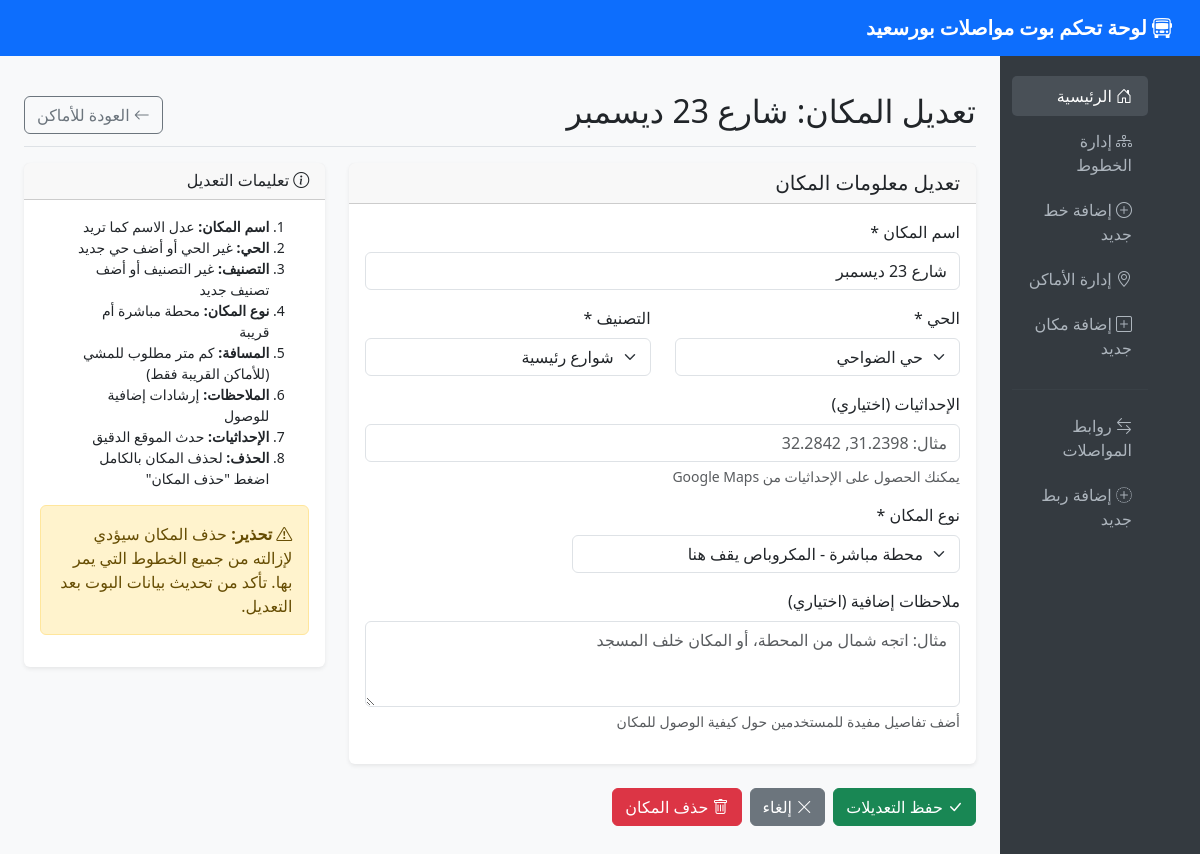
Page /locations/edit/2 on the committed database.
### admin_dashboard.py (models this page shows, shortened)
class Location(db.Model):
    id = db.Column(db.Integer, primary_key=True)
    name = db.Column(db.String(200), nullable=False)
    category = db.Column(db.String(100), nullable=False)
    neighborhood = db.Column(db.String(100), nullable=False)
    coordinates = db.Column(db.String(50), nullable=True)
    location_type = db.Column(db.String(50), nullable=False, default='direct')  # 'direct' أو 'nearby'
    walking_distance = db.Column(db.Integer, nullable=True, default=0)
    location_notes = db.Column(db.Text, nullable=True)
    created_at = db.Column(db.DateTime, default=datetime.utcnow)

### admin_dashboard.py (the view, shortened to what this page needs)
@app.route('/locations/edit/<int:location_id>', methods=['GET', 'POST'])
def edit_location(location_id):
    location = Location.query.get_or_404(location_id)
    neighborhoods = db.session.query(Location.neighborhood.distinct()).all()
    categories = db.session.query(Location.category.distinct()).all()
    return render_template('edit_location.html',
                         location=location,
                         neighborhoods=[n[0] for n in neighborhoods],
                         categories=[c[0] for c in categories])

### templates/edit_location.html (shortened to what this page needs)
{% extends "base.html" %}
{% block content %}
<div class="d-flex justify-content-between flex-wrap flex-md-nowrap align-items-center pt-3 pb-2 mb-3 border-bottom">
    <h1 class="h2">تعديل المكان: {{ location.name }}</h1>
    <a href="{{ url_for('locations_list') }}" class="btn btn-outline-secondary">
        <i class="bi bi-arrow-left"></i> العودة للأماكن
    </a>
</div>
<div class="row">
    <div class="col-lg-8">
        <form method="POST">
            <div class="card">
                <div class="card-header">
                    <h5 class="mb-0">تعديل معلومات المكان</h5>
                </div>
                <div class="card-body">
                    <div class="mb-3">
                        <label for="name" class="form-label">اسم المكان *</label>
                        <input type="text" class="form-control" id="name" name="name"
                               value="{{ location.name }}" required>
                    </div>
                    <div class="row">
                        <div class="col-md-6 mb-3">
                            <label for="neighborhood" class="form-label">الحي *</label>
                            <select class="form-select" id="neighborhood" name="neighborhood" required>
                                {% for neighborhood in neighborhoods %}
                                <option value="{{ neighborhood }}"
                                        {% if neighborhood == location.neighborhood %}selected{% endif %}>
                                    {{ neighborhood }}
                                </option>
                                {% endfor %}
                            </select>
                        </div>
                        <div class="col-md-6 mb-3">
                            <label for="category" class="form-label">التصنيف *</label>
                            <select class="form-select" id="category" name="category" required>
                                {% for category in categories %}
                                <option value="{{ category }}"
                                        {% if category == location.category %}selected{% endif %}>
                                    {{ category }}
                                </option>
                                {% endfor %}
                            </select>
                        </div>
                    </div>
                    <div class="mb-3">
                        <label for="coordinates" class="form-label">الإحداثيات (اختياري)</label>
                        <input type="text" class="form-control" id="coordinates" name="coordinates"
                               value="{{ location.coordinates or '' }}"
                               placeholder="مثال: 31.2398, 32.2842">
                        <div class="form-text">يمكنك الحصول على الإحداثيات من Google Maps</div>
                    </div>
                    <div class="row">
                        <div class="col-md-8 mb-3">
                            <label for="location_type" class="form-label">نوع المكان *</label>
                            <select class="form-select" id="location_type" name="location_type" required>
                                <option value="direct" {% if location.location_type == 'direct' %}selected{% endif %}>
                                    محطة مباشرة - المكروباص يقف هنا
                                </option>
                            </select>
                        </div>
                    </div>
                    <div class="mb-3">
                        <label for="location_notes" class="form-label">ملاحظات إضافية (اختياري)</label>
                        <textarea class="form-control" id="location_notes" name="location_notes" rows="3"
                                  placeholder="مثال: اتجه شمال من المحطة، أو المكان خلف المسجد">{{ location.location_notes or '' }}</textarea>
                        <div class="form-text">أضف تفاصيل مفيدة للمستخدمين حول كيفية الوصول للمكان</div>
                    </div>
                </div>
            </div>
            <div class="mt-4 d-flex gap-2">
                <button type="submit" class="btn btn-success">
                    <i class="bi bi-check-lg"></i> حفظ التعديلات
                </button>
                <a href="{{ url_for('locations_list') }}" class="btn btn-secondary">
                    <i class="bi bi-x-lg"></i> إلغاء
                </a>
                <button type="button" class="btn btn-danger" onclick="confirmDelete()">
                    <i class="bi bi-trash"></i> حذف المكان
                </button>
            </div>
        </form>
    </div>
    <div class="col-lg-4">
        <div class="card">
            <div class="card-header">
                <h6 class="mb-0">
                    <i class="bi bi-info-circle"></i> تعليمات التعديل
                </h6>
            </div>
            <div class="card-body">
                <ol class="small">
                    <li><strong>اسم المكان:</strong> عدل الاسم كما تريد</li>
                    <li><strong>الحي:</strong> غير الحي أو أضف حي جديد</li>
                    <li><strong>التصنيف:</strong> غير التصنيف أو أضف تصنيف جديد</li>
                    <li><strong>نوع المكان:</strong> محطة مباشرة أم قريبة</li>
                    <li><strong>المسافة:</strong> كم متر مطلوب للمشي (للأماكن القريبة فقط)</li>
                    <li><strong>الملاحظات:</strong> إرشادات إضافية للوصول</li>
                    <li><strong>الإحداثيات:</strong> حدث الموقع الدقيق</li>
                    <li><strong>الحذف:</strong> لحذف المكان بالكامل اضغط "حذف المكان"</li>
                </ol>
                <div class="alert alert-warning mt-3">
                    <i class="bi bi-exclamation-triangle"></i>
                    <strong>تحذير:</strong> حذف المكان سيؤدي لإزالته من جميع الخطوط التي يمر بها. تأكد من تحديث بيانات البوت بعد التعديل.
                </div>
            </div>
        </div>
    </div>
</div>
{% endblock %}

### templates/base.html (style rules this page uses)
body { font-family: 'Segoe UI', Tahoma, Geneva, Verdana, sans-serif; background-color: #f8f9fa; }
.card { border: none; box-shadow: 0 0.125rem 0.25rem rgba(0, 0, 0, 0.075); }

### rows in the picture
Location: name "شارع 23 ديسمبر", neighborhood "حي الضواحي", category "شوارع رئيسية", location_type "محطة مباشرة - المكروباص يقف هنا"
